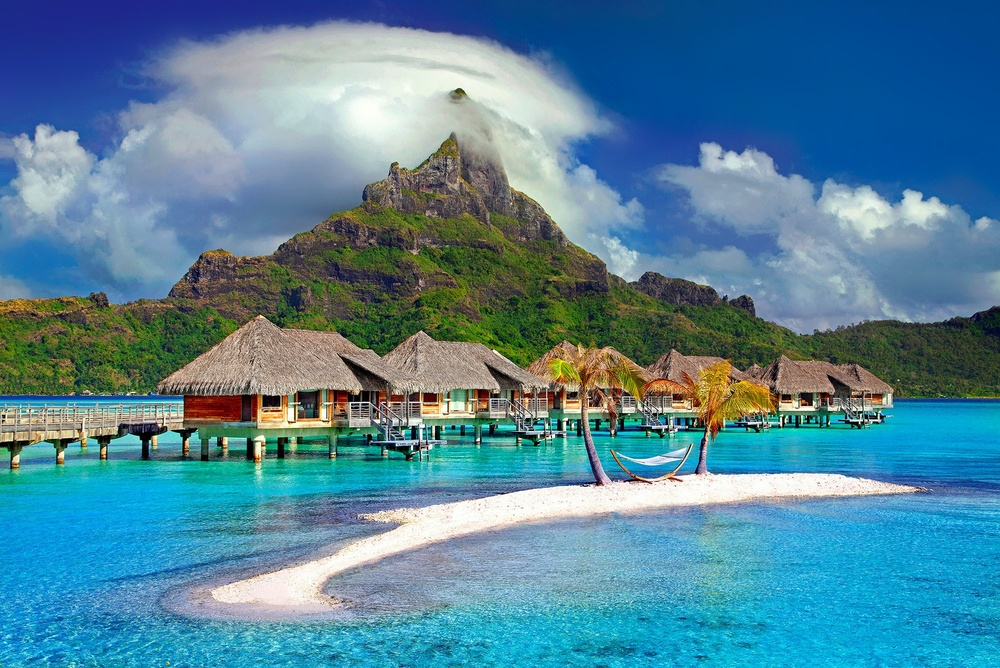
#> input picture data/pexels-julius-silver-753626.jpg, 1000 x 668 px, shrunk from 2000 x 1335 before the run, found by its file name
$ python image_kmeans.py
#> lines starting #> are read from the running program, lines starting #| are printed output that depends on the picture
#> in clusterize_image, training_image is the input picture: shape (668, 1000, 3); mean R, G, B 82.1, 131.6, 152.3
# -*- coding: utf-8 -*-
"""
Compendium of functions used to clusterize pixels in images and generate the comparative side
by side on a new image saved in the outputs folder.
"""

from typing import NoReturn, Tuple

import os
import numpy as np
import matplotlib.pyplot as plt

from sklearn.cluster import KMeans

#%%
def flatten_image(image: np.ndarray) -> Tuple[np.ndarray, Tuple]:
    """ Function to flatten the image from (N, M, 3) to (N*M, 3). """
    original_shape = image.shape
#> original_shape = (668, 1000, 3)
    reshaped_image = image.reshape(original_shape[0]*original_shape[1], original_shape[2])
    return reshaped_image, original_shape

def unflatten_image(flattened_image: np.ndarray, target_shape: Tuple) -> np.ndarray:
    """ Function to restore the original shape of the image. """
    restored_image = flattened_image.reshape(target_shape)
    return restored_image

#%%
class KmeansImageModel:
    def __init__(self, image_object: np.ndarray, n_clusters: int = 5):
        """ The kmeans is fitted over the input image. """
        self.n_clusters = n_clusters
        self.fit_kmeans_model(image_object)

    def fit_kmeans_model(self, image_object: np.ndarray) -> NoReturn:
        """ Function which trains the kmean model and obtains the principal colors. """
        # Image with shape (N*M, 3) ready for the kmeans
        flattened_image, _ = flatten_image(image_object)
        # Kmeans model training
        self.kmeans = KMeans(self.n_clusters, random_state=7).fit(flattened_image)
        self.principal_colors = self.kmeans.cluster_centers_.astype(int)
#> self.principal_colors = 16 rows, first 8: [8, 70, 144], [149, 126, 93], [239, 240, 231], [14, 142, 171], [59, 88, 36], [150, 175, 191], [14, 164, 209], [74, 180, 208]

    def predict_kmeans_model(self, image: np.ndarray) -> np.ndarray:
        """ Function to apply the trained kmeans model over images. """
        flattened_image, original_shape = flatten_image(image)
#> original_shape = (668, 1000, 3)
        # Kmeans label prediction
        cluster_labels = self.kmeans.predict(flattened_image)
        # We generate a matrix with the cluster center of each label
        discrete_colors_image = np.zeros_like(flattened_image)
        for i in range(self.n_clusters):
            discrete_colors_image[cluster_labels == i, :] = self.principal_colors[i]
        output_img = unflatten_image(discrete_colors_image, original_shape)
#> in unflatten_image, `restored_image = flattened_image.reshape(target_shape)`:
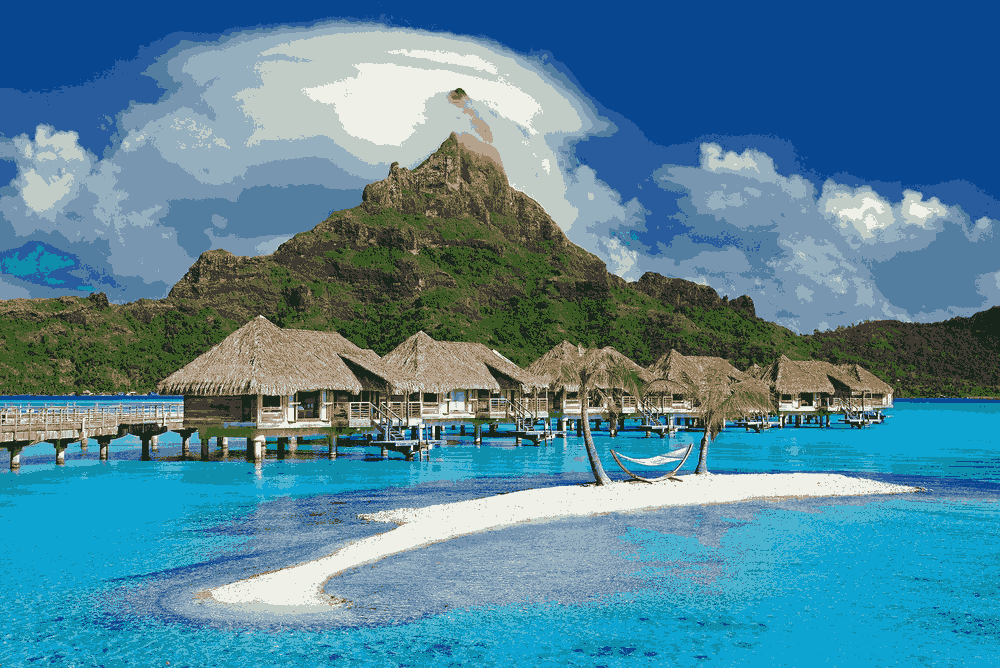
#> restored_image: shape (668, 1000, 3); mean of channels 0, 1, 2 81.5, 131.1, 151.8; drawn as R, G, B
        return output_img

#%%
def compose_final_image(original_image: np.ndarray,
                        kmeans_image: np.ndarray,
                        original_first: bool = False) -> np.ndarray:
    """ Function to join two images horizontally. """
#> called with original_first = True
    left_img = original_image if original_first else kmeans_image
    right_img = original_image if not original_first else kmeans_image
    composed_image = np.concatenate([left_img, right_img[:, ::-1, :]], axis=1)
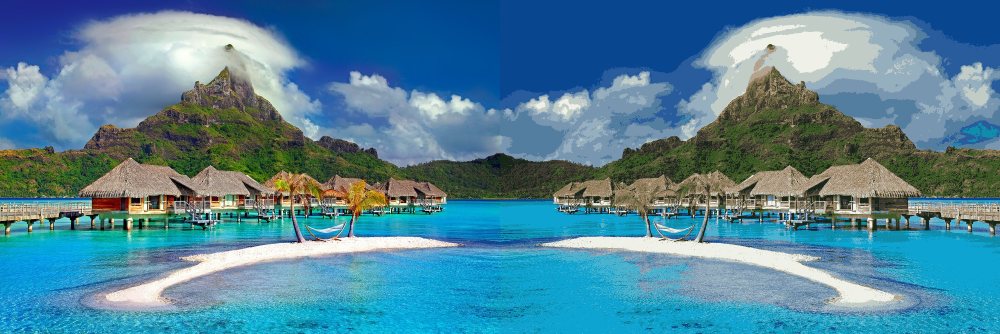
#> composed_image: shape (668, 2000, 3) (shown at 1/2 size); mean R, G, B 81.8, 131.4, 152
    return composed_image

#%%
def clusterize_image(image_path: str,
                     output_path: str,
                     n_clusters: int = 16,
                     original_first: bool = False) -> NoReturn:
    """ Function which implements all the steps: model training, evaluation and saving results. """
    # Training and prediction
    training_image = plt.imread(image_path)
    kmeans_model = KmeansImageModel(training_image, n_clusters=n_clusters)
    training_image_result = kmeans_model.predict_kmeans_model(training_image)
    # Final image composition
    composed_image = compose_final_image(original_image=training_image,
                                         kmeans_image=training_image_result,
                                         original_first=original_first)
    # We save the image as {original_name}_n{n_clusters}.png
    new_name = os.path.basename(image_path).replace('.', f'_n{n_clusters}.')
    savename = os.path.join(output_path, new_name)
    # Final results plot and saving
    plt.figure(figsize=(19, 9))
    plt.imshow(composed_image)
    plt.axis('off')
    plt.tight_layout()
    if savename:
        plt.savefig(savename, bbox_inches='tight')
    plt.show()

#%%
if __name__ == '__main__':
    # Params
    IMAGE_PATH = './data/pexels-julius-silver-753626.jpg'
    OUTPUT_PATH = './outputs/'
    N_CLUSTERS = 16
    ORIGINAL_FIRST = True
    # Execution
    clusterize_image(image_path=IMAGE_PATH,
                     output_path=OUTPUT_PATH,
                     n_clusters=N_CLUSTERS,
                     original_first=ORIGINAL_FIRST)
